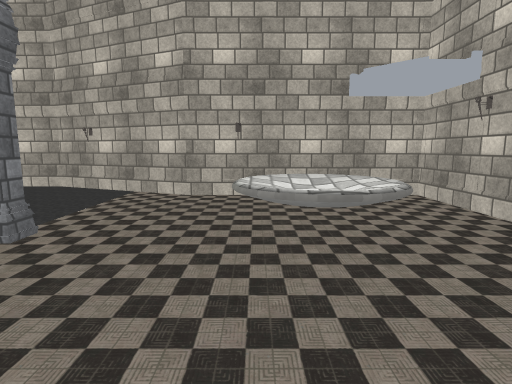
view 1 (above)

17 first-person views from a walk through a 3-D level made in the Unity game engine. The camera is 1.3 m above the floor, tilts 8° down and sees 80° across. The floor is counted in squares, 1 m on a side. Each view is taken from the middle of a square. On the plan, view 1 faces up. The plan holds only what a view shows up to about 14 squares ahead; the rest is blank. The player character is not drawn. Some surface patterns are stand-ins.

view 2
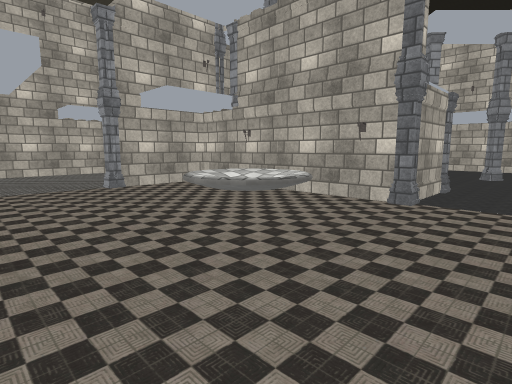

view 3
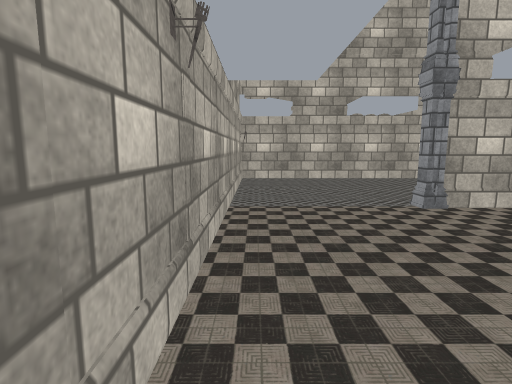

view 4
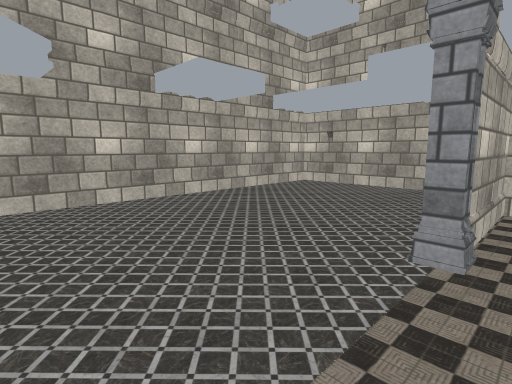

view 5
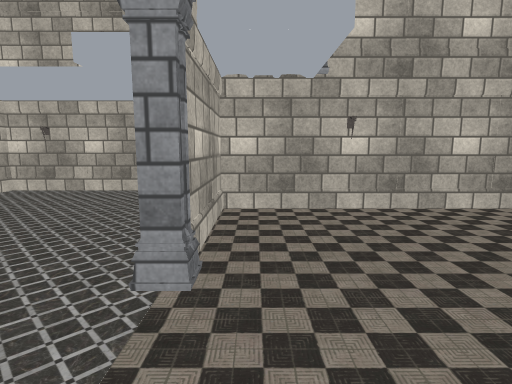

view 6
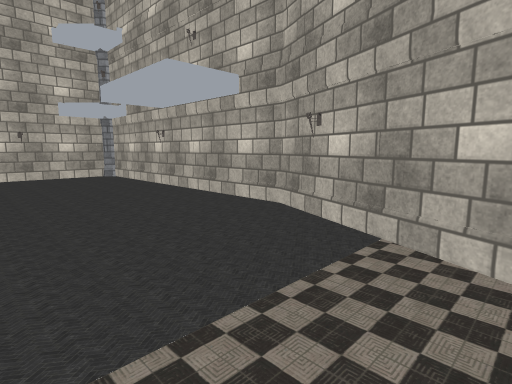

view 7
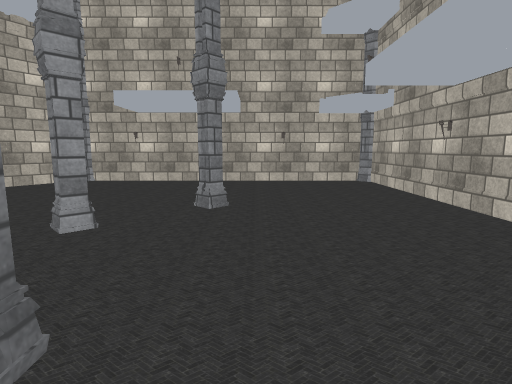

view 8
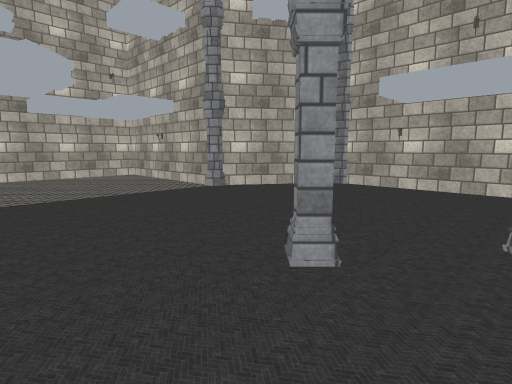

view 9
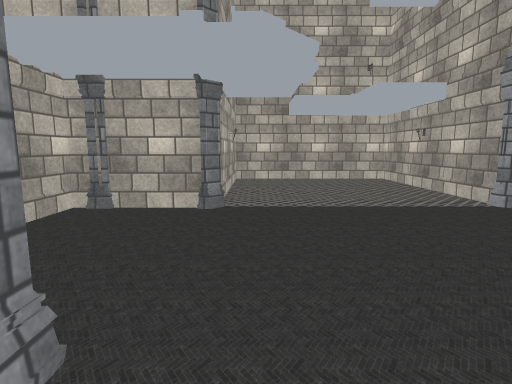

view 10
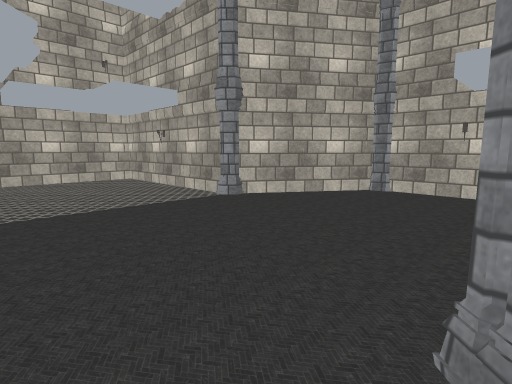

view 11
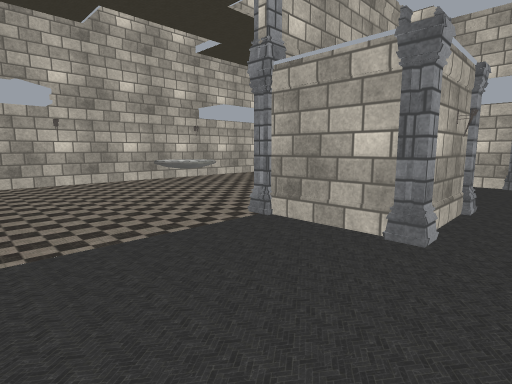

view 12
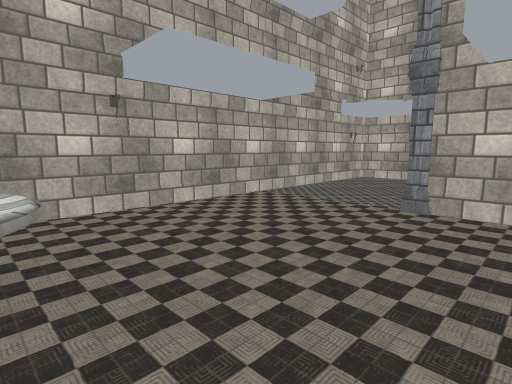

view 13
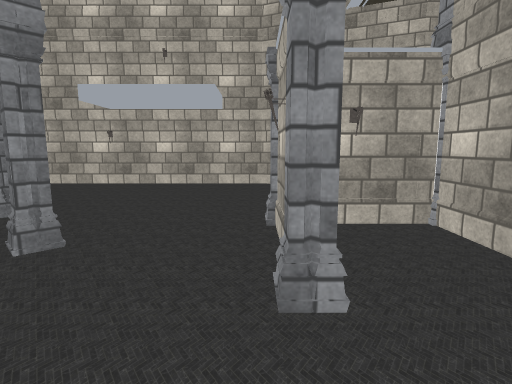

view 14
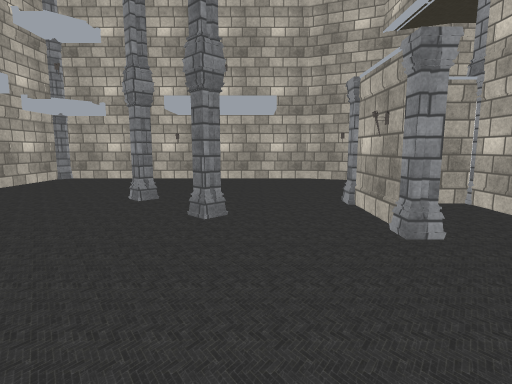

view 15
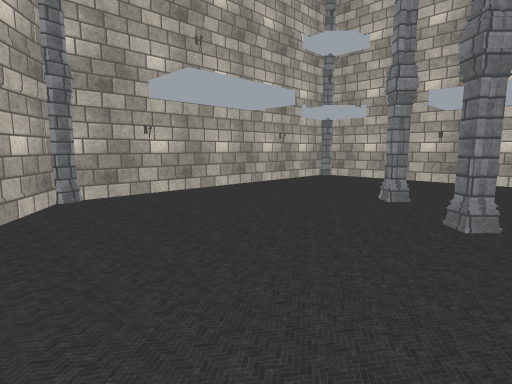

view 16
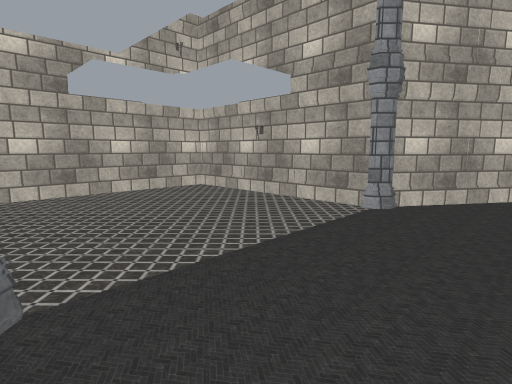

view 17
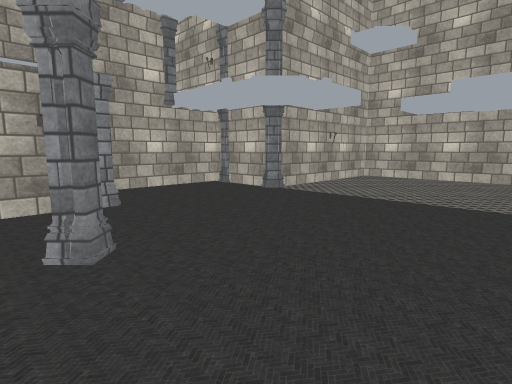

### Floor plan
Points are (right, up) in squares from view 1. A wall is a line through its corners. A room is listed if a view was taken in it or the views show most of it. See-through windows are left out.
Room 1 (views 1, 2, 3, 4, 5, 6, 7, 8, 9, 10, 11, 12, 13, 14, 15, 16, 17)
walls: (-3.9, -0.5) (-3.9, 0.4); (-6.6, 2.6) (-6.6, 3.4); (-3.6, -2.4) (-3.6, -3.5); (-3.6, 2.6) (-3.6, -0.6); (-6.6, -3.8) (-5.5, -3.8); (-3.9, -3.5) (-3.9, -2.4); (-6.4, 4.5) (-5.4, 4.5); (-2.5, -3.8) (-0.4, -3.8); (-6.6, -6) (-6.6, -10.7) (4.6, -10.7) (4.6, 8.6) (-1.9, 8.6) (-6.7, 10.6) (-16.5, 10.6); (-13.6, -4.4) (-13.6, -10.5) (-7.1, -10.5) (-7.1, -4.4); (-17.4, -1.4) (-14.3, -3.5); (-17.6, 10.4) (-17.6, -0.6)
objects: pillar (-14, -4); pillar (-12, 5); pillar (-10, 3); pillar (-7, -4); pillar (-7, 2); pillar (-7, 4); pillar (-5, -4); torch (-5, 4); pillar (-4, -4); pillar (-4, -2); other object (-4, -1); other object (-4, 3); pillar (-4, 4); pillar (0, -4); table (0, 3) to (2, 4)

Where each view was taken, in squares from view 1:
view 1: 0 up, 0 right, facing up
view 2: 7 up, 4 right, facing down-left
view 3: 3 up, 4 right, facing down
view 4: 3 down, 4 right, facing down-left
view 5: 3 down, 3 right, facing left
view 6: 5 up, 2 left, facing up-left
view 7: 6 up, 5 left, facing left
view 8: 5 up, 7 left, facing down-left
view 9: 3 up, 8 left, facing down
view 10: 3 up, 8 left, facing down-left
view 11: 9 up, 8 left, facing down-right
view 12: 3 up, 2 left, facing down-right
view 13: 1 down, 7 left, facing up
view 14: 3 down, 9 left, facing up
view 15: 3 down, 9 left, facing up-left
view 16: 1 down, 7 left, facing down-left
view 17: 4 up, 14 left, facing down-right
